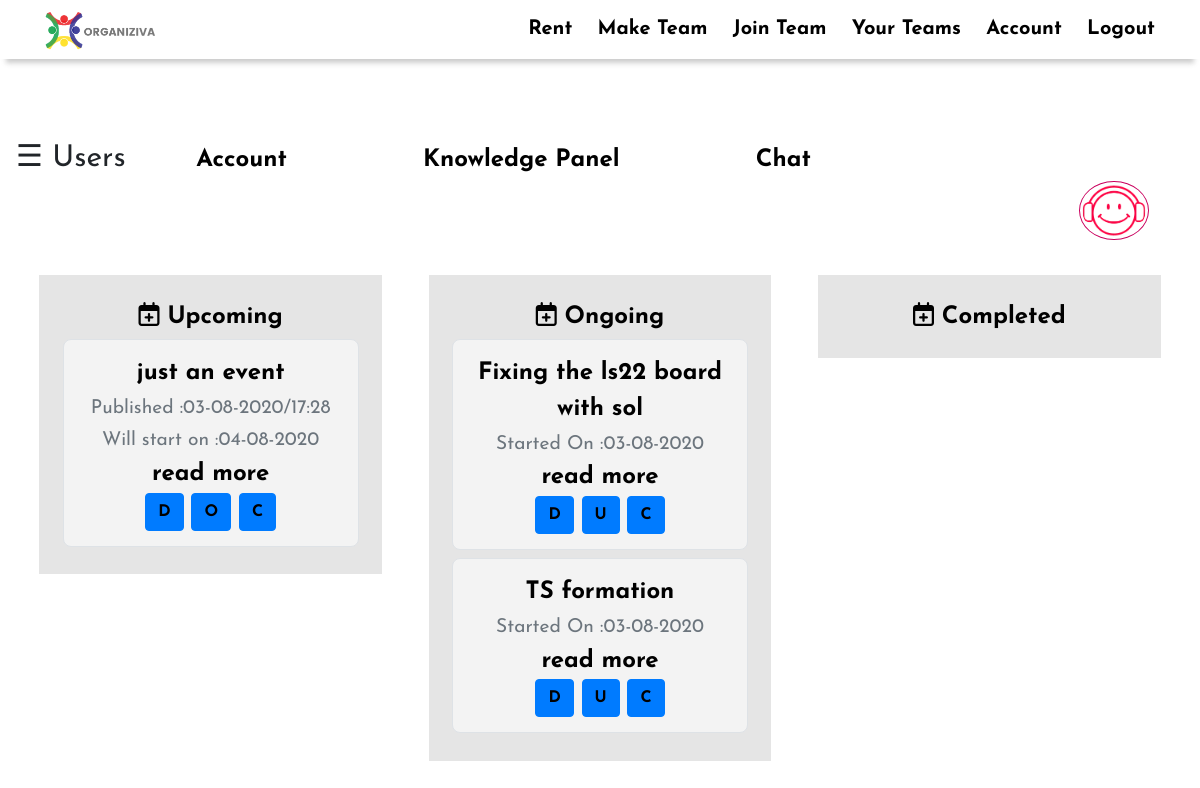
Page /c958cd92c34a6f77dpsrohini/team (signed in) on the committed database.
### Tool/models.py (models this page shows, shortened)
class Events(db.Model):
    __tablename__ = 'events'
    id = db.Column(db.Integer, primary_key = True)
    teamid = db.Column(db.Integer, db.ForeignKey('teams.randomid'))
    date = db.Column(db.DateTime,nullable = False,default=datetime.now)
    start_date = db.Column(db.DateTime,nullable = True)
    end_date = db.Column(db.DateTime,nullable = True)
    title = db.Column(db.String)
    event = db.Column(db.String)
    type = db.Column(db.String)

### app.py (the view)
@app.route('/<team_id>/team', methods = ['GET' , 'POST'])
@login_required
def team(team_id):
    team = Team.query.filter_by(randomid = team_id).first()
    if current_user in team.workers:
        team_upcoming = Events.query.filter_by(type = 'upcoming', teamid = team_id).order_by(Events.start_date.asc())
        for upcoming in team_upcoming:
            if upcoming.start_date is None:
                continue
            now = datetime.now()
            if upcoming.start_date.strftime('%d-%m-%Y') <= now.strftime('%d-%m-%Y'):
                return redirect(url_for('change_event' , team_id = team_id , event_id = upcoming.id , type = 'o'))
        team_ongoing = Events.query.filter_by(type = 'ongoing', teamid = team_id).order_by(Events.start_date.asc())
        team_completed = Events.query.filter_by(type = 'completed', teamid = team_id).order_by(Events.date.asc())
        team_owner = team.ownerid
    else:
        abort(403)
    return render_template('team.htm',team = team ,team_owner = team_owner, team_upcoming = team_upcoming,
                            team_ongoing = team_ongoing , team_completed = team_completed , team_id = team_id )

### Tool/models.py (called while the page is built)
@login_manager.user_loader
def load_user(user_id):
    return User.query.get(user_id)

### Tool/templates/team.htm (shortened to what this page needs)
{%extends 'base.htm'%}
{%block content%}
<div id="main">
  <br><br><br><br><br>
<span style="font-size:30px;cursor:pointer" onclick="openNav()">&#9776; Users</span>
{%if team_owner == current_user.id%}
  <a style=" padding: 0.61% ;border-radius: 7%;" class="addition" href="{{url_for('team_account' , team_id = team_id)}}">Account</a>
{%endif%}
<a style=" padding: 0.61% ;border-radius: 7%;" class="addition" href="{{url_for('all_knowledge' , team_id = team_id)}}">Knowledge Panel</a>
<a style=" padding: 0.61% ;border-radius: 7%;" class="addition" href="{{url_for('sessions' , teamid = team_id)}}">Chat</a>
<div class="portfolio">
  <div class="portfolio-item">
      <a href="#lightbox" title="Relaxing Music" class="button"><img style="float: right; margin-bottom: 3% ;padding: 0.2%; margin-right: 3%; border-radius: 50%; border: 1px solid rgb(201, 0, 94);" src="{{url_for('static', filename="head.png")}}" alt="Music to deal with fatigue"  width="70px"></a>
  </div>
</div>
<div class="lists">
  <div class="list">
    {%if team_owner == current_user.id%}
      <a title="Add Event" align = "center" href="{{url_for('make_upcoming' , team_id = team_id , type = 'upcoming')}}">
        <i class="fa fa-calendar-plus-o" style="font-size:24px"></i>
        Upcoming</a>
    {%else%}
    <center>Upcoming</center>
    {%endif%}
    {%if team_upcoming%}
      {%for event in team_upcoming%}
      <div class = "list-item center jumbotron border">
        {{event.title}}
        <small id="emailHelp" class="form-text text-muted">Published :{{event.date.strftime('%d-%m-%Y/%H:%M')}}</small>
        {%if event.start_date%}
          <small id="emailHelp" class="form-text text-muted">Will start on :{{event.start_date.strftime('%d-%m-%Y')}}</small>
        {%endif%}
        <a href="{{url_for('event' ,team_id = team_id, event_id = event.id) }}">read more</a>
        <br>
        {%if current_user.id == team.ownerid%}
          <a style="font-weight: 800;" class="btn btn-primary" title = "Delete" href="{{url_for('delete_event' , team_id = team_id , event_id = event.id)}}">D</a>
        {%endif%}
        <a style="font-weight: 800;" class="btn btn-primary" title = "Change to Ongoing" href="{{url_for('change_event' , team_id = team_id , event_id = event.id , type = 'o')}}">O</a>
        <a style="font-weight: 800;" class="btn btn-primary" title = "Change to Completed" href="{{url_for('change_event' , team_id = team_id , event_id = event.id , type = 'c')}}">C</a>
        <br>
      </div>
      {%endfor%}
    {%endif%}
  </div>
  <div class="list">
    {%if team_owner == current_user.id%}
      <a title="Add Event" align = "center" href="{{url_for('make_upcoming' , team_id = team_id ,type = 'ongoing')}}">
        <i class="fa fa-calendar-plus-o" style="font-size:24px"></i>
        Ongoing</a>
    {%else%}
    <center>Ongoing</center>
    {%endif%}
    {%if team_ongoing%}
      {%for event in team_ongoing%}
      <div class = "list-item jumbotron border">
        {{event.title}}
        <small id="emailHelp" class="form-text text-muted">Started On :{{event.start_date.strftime('%d-%m-%Y')}}</small>
        <a href="{{url_for('event' ,team_id = team_id, event_id = event.id )}}">read more</a>
        <br>
        {%if current_user.id == team.ownerid%}
          <a style="font-weight: 800;" class="btn btn-primary" title = "Delete" href="{{url_for('delete_event' , team_id = team_id , event_id = event.id)}}">D</a>
        {%endif%}
        <a style="font-weight: 800;" class="btn btn-primary" title = "Change to Upcoming" href="{{url_for('change_event' , team_id = team_id , event_id = event.id , type = 'u')}}">U</a>
        <a style="font-weight: 800;" class="btn btn-primary" title = "Change to Completed" href="{{url_for('change_event' , team_id = team_id , event_id = event.id , type = 'c')}}">C</a>
      </div>
      {%endfor%}
    {%endif%}
  </div>
  <div class="list">
    {%if team_owner == current_user.id%}
      <a title="Add Event" align = "center" href="{{url_for('make_upcoming' , team_id = team_id , type = 'completed')}}">
        <i class="fa fa-calendar-plus-o" style="font-size:24px"></i>
        Completed</a>
    {%else%}
    <center>Completed</center>
    {%endif%}
  </div>
</div>
</div>
{%endblock%}

### Tool/static/remote.css (style rules this page uses)
html { scroll-behavior: smooth; }
body { font-family: 'Josefin Sans', sans-serif !important; }
a { text-decoration: none !important; color: black !important; }
.addition { font-family: 'Josefin Sans', sans-serif; font-size: 150%; font-weight: 900; margin: 5%; margin-top: 15% !important; }
* { margin: 0; padding: 0; box-sizing: border-box; }
.lists { font-family: 'Josefin Sans', sans-serif; color: black; font-size: x-large; font-weight: 700; display: flex; flex: 1; width: 100%; }
.lists .list { display: flex; flex-flow: column; flex: 1; width: 100%; max-height: fit-content; height: 100%; background-color: rgba(0, 0, 0, 0.1); margin: 0 2%; padding: 2%; transition: all 0.2s linear; }
.lists .list .list-item { background-color: #F3F3F3; border-radius: 8px; padding: 15px 20px; text-align: center; margin: 4px 0px; }
* { box-sizing: border-box; }

### Tool/templates/team.htm (style rules this page uses)
body { font-family: "Lato", sans-serif; transition: background-color .5s; }
#main { transition: margin-left .5s; padding: 16px; }

### rows in the picture
Events: title "just an event", date "03-08-2020/17:28", start_date "04-08-2020"
Events: title "Fixing the ls22 board with sol", start_date "03-08-2020"
Events: title "TS formation", start_date "03-08-2020"
